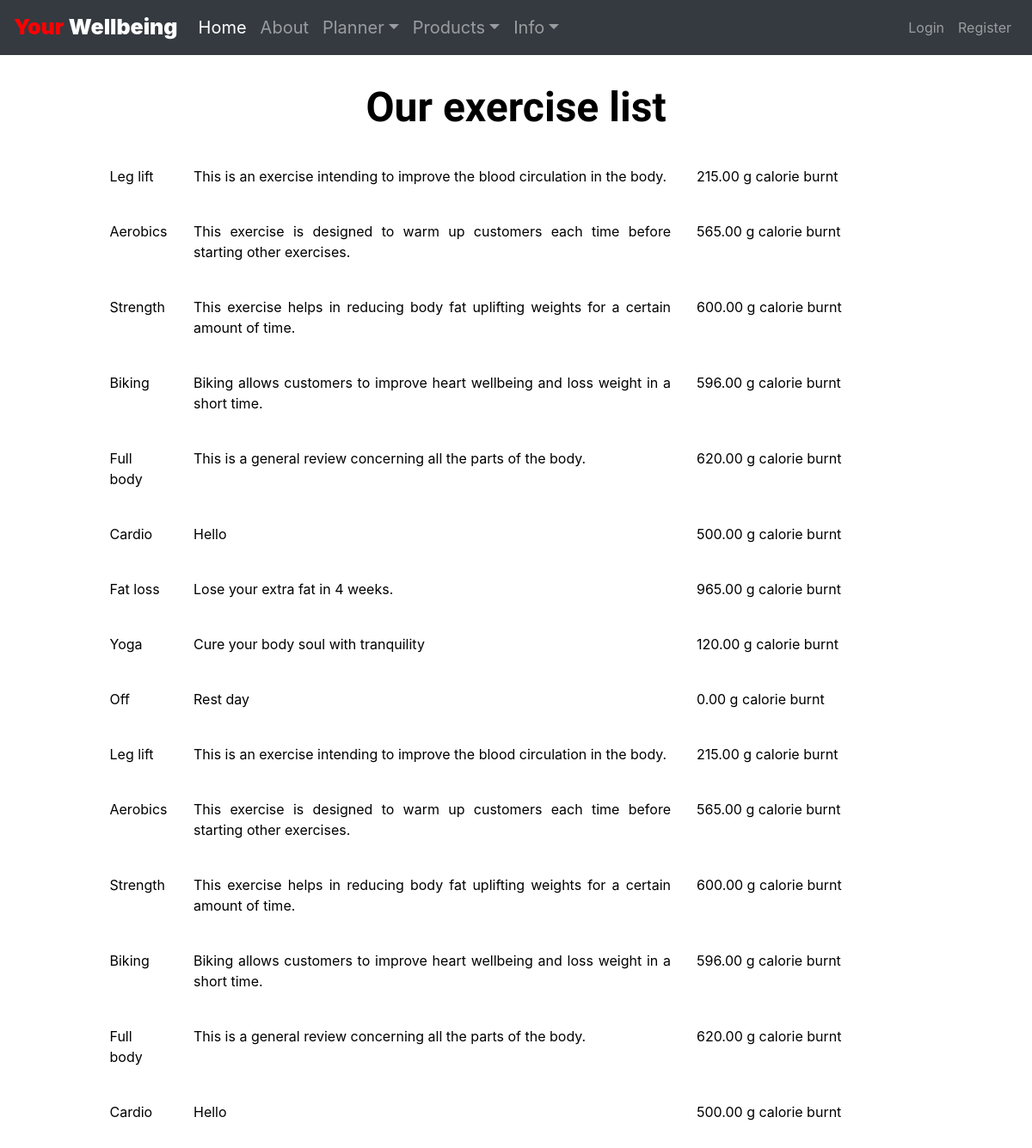
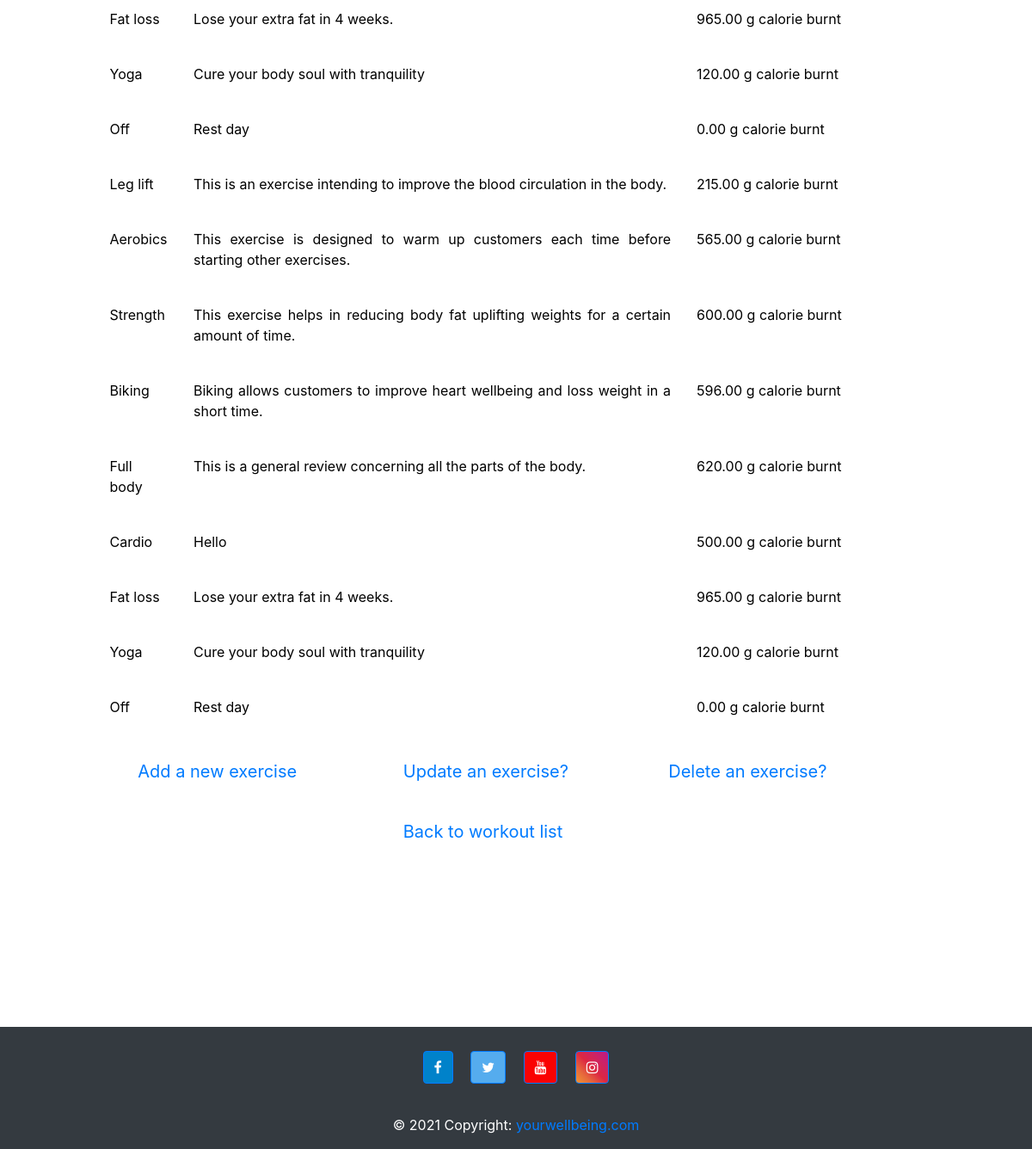
The page /workouts/exercise-list.php on the database its author committed (2 pictures, top to bottom).
### tables this page shows
CREATE TABLE `exercises` (
  `id` int(11) NOT NULL,
  `exercise_name` varchar(50) NOT NULL,
  `exercise_description` text NOT NULL,
  `calorie_burnt` decimal(6,2) NOT NULL
);

### Models/Exercises.php (called while the page is built, shortened)
<?php
    class Exercise
    {
        public function getAllExercises($dbcon){
            $sql = "SELECT* FROM exercises";
            $statement = $dbcon->prepare($sql);
            $statement->execute();
            $exercises = $statement->fetchAll(PDO::FETCH_OBJ);
            return $exercises;
        }
    }
?>

### workouts/exercise-list.php (the view)
<?php
    include '../template/header.php';
    require_once '../Models/Database.php';
    require_once '../Models/Exercises.php';
    $dbcon = Database::getDb();
    $exo = new Exercise();
    $exercises =  $exo->getAllExercises($dbcon);
?>
<main class="container coach">
	<h1>Our exercise list</h1>
	<?php
		foreach($exercises as $currentExer){
			echo '
			<div class="row justify-content-sm-center">
			<div class="col-11 col-sm-1">
			<p>'.$currentExer->exercise_name. '</p>
			</div>
			<div class="text col-12 col-sm-6">
			<p>'.$currentExer->exercise_description. '</p>
			</div>
			<div class="text col-12 col-sm-3">
			<p>'.$currentExer->calorie_burnt. ' g calorie burnt</p>
			</div>
			</div>';
		}
	?>
	<div class="row justify-content-center">
		<div class=" m-2 offset-lg-3 offset-3  col-6 col-sm-3">
			<a href="add-exercise.php">Add a new exercise</a>
		</div>
		<div class="m-2 offset-3  col-6 col-sm-3">
			<a href="update-exercise.php">Update an exercise?</a>
		</div>
		<div class="m-2 offset-3  col-6 col-sm-3">
			<a href="delete-exercise.php">Delete an exercise?</a>
		</div>
	</div>
	<div class="row justify-content-center">
		<div class="m-2 offset-3  col-6 col-sm-3">
			<a href="workouts-list.php">Back to workout list</a>
		</div>
	</div>
</main>
<?php include '../template/footer.php'; ?>

### css/planner.css (style rules this page uses)
.planner, .testimonials, .coach { background-color: white; max-width: 100%; padding-bottom: 5em; padding-top: 2em; color: black; }
.planner h1, .testimonials h1, .coach h1 { text-align: center; font-family: "Parisienne", "Lato", "Raleway", sans-serif, cursive; font-size: 3em; font-weight: bold; }
.coach .text { text-align: justify; }
.coach .row { padding-bottom: 1.5em; }
.coach .row:first-of-type { padding-top: 2em; }
.row, .planner .row, .exercise .row, .coach .row, .planner form, .form-group { max-width: 1200px; margin: 0 auto; }
.planner a, .coach a, .testimonials a { text-decoration: none; font-size: 1.25em; }
main { margin-bottom: 100px; }

### rows shown on the page
exercises: exercise_name "Leg lift", exercise_description "This is an exercise intending to improve the blood circulation in the body.", calorie_burnt "215.00"
exercises: exercise_name "Aerobics", exercise_description "This exercise is designed to warm up customers each time before starting other exercises.", calorie_burnt "565.00"
exercises: exercise_name "Strength", exercise_description "This exercise helps in reducing body fat uplifting weights for a certain amount of time.", calorie_burnt "600.00"
exercises: exercise_name "Biking", exercise_description "Biking allows customers to improve heart wellbeing and loss weight in a short time.", calorie_burnt "596.00"
exercises: exercise_name "Full body", exercise_description "This is a general review concerning all the parts of the body.", calorie_burnt "620.00"
exercises: exercise_name "Cardio", exercise_description "Hello", calorie_burnt "500.00"
exercises: exercise_name "Fat loss", exercise_description "Lose your extra fat in 4 weeks.", calorie_burnt "965.00"
exercises: exercise_name "Yoga", exercise_description "Cure your body soul with tranquility", calorie_burnt "120.00"
exercises: exercise_name "Off", exercise_description "Rest day", calorie_burnt "0.00"
exercises: exercise_name "Leg lift", exercise_description "This is an exercise intending to improve the blood circulation in the body.", calorie_burnt "215.00"
exercises: exercise_name "Aerobics", exercise_description "This exercise is designed to warm up customers each time before starting other exercises.", calorie_burnt "565.00"
exercises: exercise_name "Strength", exercise_description "This exercise helps in reducing body fat uplifting weights for a certain amount of time.", calorie_burnt "600.00"
exercises: exercise_name "Biking", exercise_description "Biking allows customers to improve heart wellbeing and loss weight in a short time.", calorie_burnt "596.00"
exercises: exercise_name "Full body", exercise_description "This is a general review concerning all the parts of the body.", calorie_burnt "620.00"
exercises: exercise_name "Cardio", exercise_description "Hello", calorie_burnt "500.00"
exercises: exercise_name "Fat loss", exercise_description "Lose your extra fat in 4 weeks.", calorie_burnt "965.00"
exercises: exercise_name "Yoga", exercise_description "Cure your body soul with tranquility", calorie_burnt "120.00"
exercises: exercise_name "Off", exercise_description "Rest day", calorie_burnt "0.00"
exercises: exercise_name "Leg lift", exercise_description "This is an exercise intending to improve the blood circulation in the body.", calorie_burnt "215.00"
exercises: exercise_name "Aerobics", exercise_description "This exercise is designed to warm up customers each time before starting other exercises.", calorie_burnt "565.00"
exercises: exercise_name "Strength", exercise_description "This exercise helps in reducing body fat uplifting weights for a certain amount of time.", calorie_burnt "600.00"
exercises: exercise_name "Biking", exercise_description "Biking allows customers to improve heart wellbeing and loss weight in a short time.", calorie_burnt "596.00"
exercises: exercise_name "Full body", exercise_description "This is a general review concerning all the parts of the body.", calorie_burnt "620.00"
exercises: exercise_name "Cardio", exercise_description "Hello", calorie_burnt "500.00"
exercises: exercise_name "Fat loss", exercise_description "Lose your extra fat in 4 weeks.", calorie_burnt "965.00"
exercises: exercise_name "Yoga", exercise_description "Cure your body soul with tranquility", calorie_burnt "120.00"
exercises: exercise_name "Off", exercise_description "Rest day", calorie_burnt "0.00"
